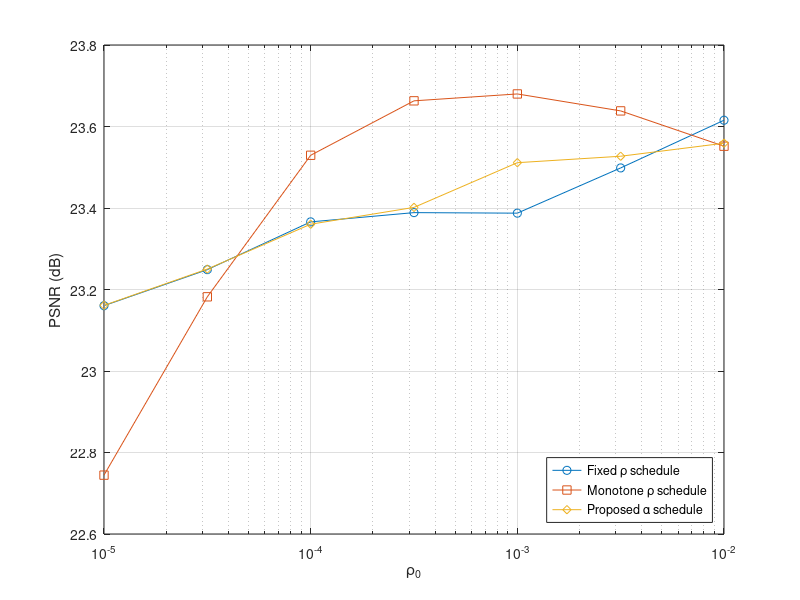

MATLAB code for this plot:
load('fig3_results.mat');

fig = figure;
semilogx(rhos, history_1f(end,:), '-o'); hold on;
semilogx(rhos, history_2m(end,:), '-s'); hold on;
semilogx(rhos, history_3a(end,:), '-d'); hold on;
legend('Fixed \rho schedule', 'Monotone \rho schedule', 'Proposed \alpha schedule', 'Location', 'southeast');
xlabel('\rho_0');
ylabel('PSNR (dB)');
grid on;
exportgraphics(fig, 'fig_3.pdf');
